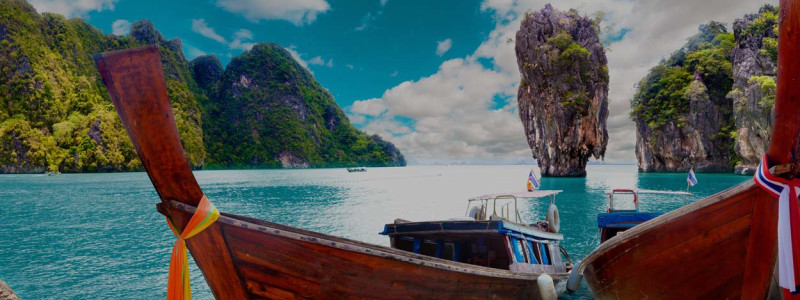
#> input picture photos/nature.jpg, 800 x 300 px
$ python contours.py
#> lines starting #> are read from the running program, lines starting #| are printed output that depends on the picture; after the words box and inside, x2 and y2 are one past the last pixel; in counts of white or black regions, pixels touching at a corner belong together
import cv2 as cv
import numpy as np

img = cv.imread('photos/nature.jpg')
#> img is the input picture: shape (300, 800, 3); mean B, G, R 87.9, 89.3, 80.4
cv.imshow('Original', img)
gray = cv.cvtColor(img, cv.COLOR_BGR2GRAY)
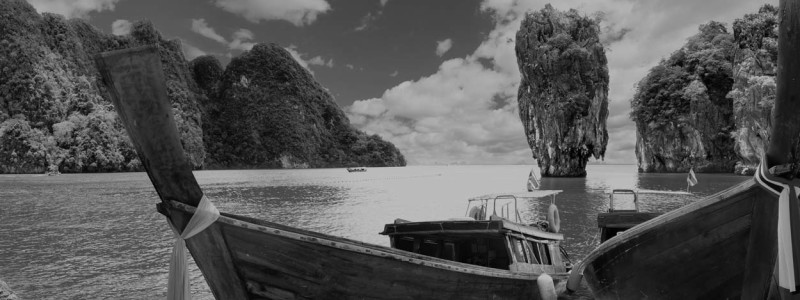
#> gray: shape (300, 800); min 0, max 197, mean 86.5
cv.imshow('Gray', gray)

blur = cv.GaussianBlur(gray, (5,5), cv.BORDER_DEFAULT)
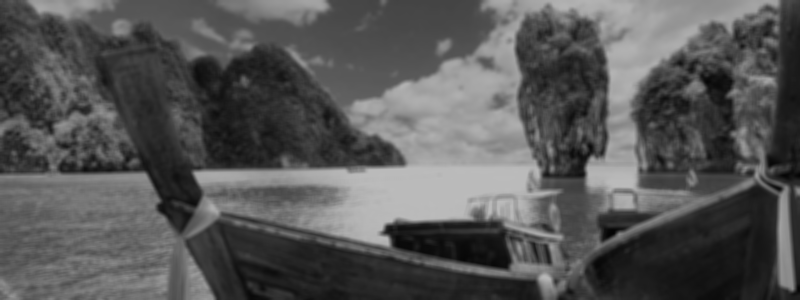
#> blur: shape (300, 800); min 3, max 188, mean 86.5
cv.imshow('Blur', blur)

canny = cv.Canny(blur, 70, 125)
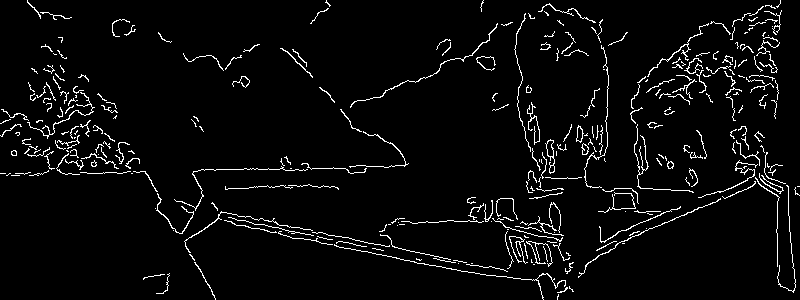
#> canny: shape (300, 800); 4.2% white in thin lines or dots
cv.imshow('Canny Edges', canny)

# contours is object shape, it's not much difference from edge.
# find contour return contour matrix to write on blank.
contours, hierarchies = cv.findContours(canny, cv.RETR_LIST, cv.CHAIN_APPROX_SIMPLE)
#> contours = 323 contours, 297 with area under 20; largest, box (x1, y1, x2, y2) and area: (545, 139, 555, 174) 130, (546, 140, 554, 157) 85, (576, 125, 584, 143) 72, (576, 126, 583, 142) 63, (350, 23, 498, 108) 54
print(f'{len(contours)} contour(s) found.')
#| 323 contour(s) found.

blank = np.zeros(img.shape[:2], dtype='uint8')
# draw contour to write contour from find contour.
#> (the run stopped early here; a loop or call above may not have finished)
